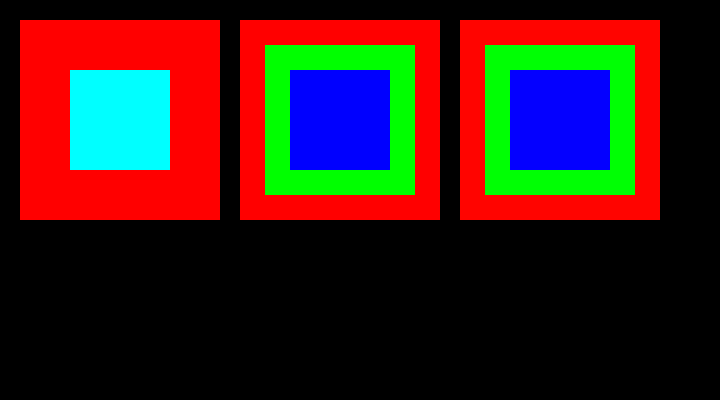
Frame 1 (no input)
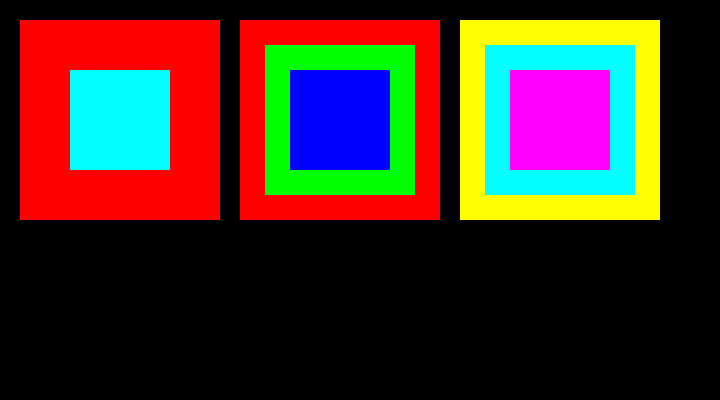
Frame 60 (no input)
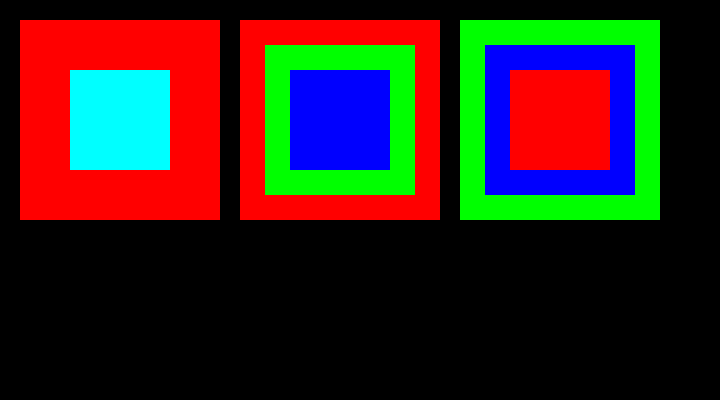
Frame 120 (the mouse pressed at the canvas centre since frame 60)

The p5.js sketch that drew these frames (run headless with seeded random() and noise() and a simulated clock; from frame 60 on, the mouse is pressed at the canvas centre):

// p5.js sketch
// ── sketch.js
let color1 = 0;

function setup() {
  createCanvas(720, 400);
  colorMode(HSB);
  noStroke();
  rectMode(CENTER);
}

function draw() {

  // complementary colors
  background(0);
  fill(0, 100, 100);
  rect(120, 120, 200, 200);
  fill(180, 100, 100);
  rect(120, 120, 100, 100);

  // triatic colors
  let startColor = 0;
  let colorDiff = 360/3;
  fill(startColor, 100, 100);
  rect(340, 120, 200, 200);
  fill(startColor + colorDiff, 100, 100);
  rect(340, 120, 150, 150);
  fill(startColor + colorDiff * 2, 100, 100);
  rect(340, 120, 100, 100);

  //if(frameCount % 10 == 0)
  color1 + 1 == 360 ? color1 = 0 : color1 += 1;
  //startColor = 40;
  fill(color1, 100, 100);
  rect(560, 120, 200, 200);
  fill(color1 + colorDiff, 100, 100);
  rect(560, 120, 150, 150);
  fill(color1 + colorDiff * 2, 100, 100);
  rect(560, 120, 100, 100);
}
